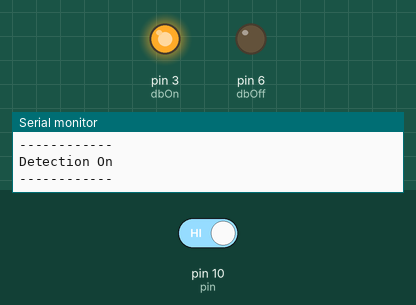
This sketch was run on a simulated Arduino Uno, built with avr-gcc and run on an emulated ATmega328P. On the bench: output pins drawn as LEDs (lit = HIGH), the last lines printed to the serial monitor. The inputs (shaded band) are chosen by the test bench; at power-on: pin 10 (pin) HIGH.

Above: at 1.2 s.
1.3 s: pin 10 (pin) driven LOW
At 2.5 s:
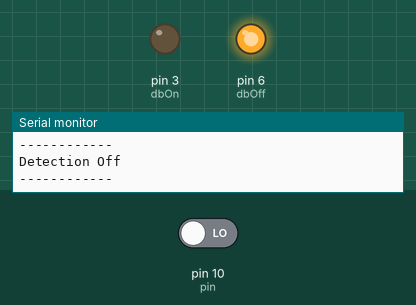
2.8 s: pin 10 (pin) driven HIGH
At 3.8 s:
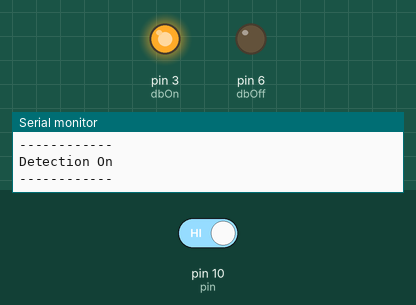
Timing chart, 0 to 5.8 s (numbered marks = the images above; inputs shaded):
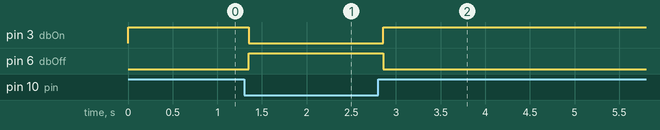

The sketch:

Alpha.ino
```cpp
int dbOff = 6;
int dbOn = 3;
int valDB = 0;
int pin = 10;


void setup() {
   Serial.begin(9600);
   pinMode(dbOn, OUTPUT);
   pinMode(dbOff, OUTPUT);
   pinMode(pin, INPUT);

}

void loop() {
  valDB = digitalRead(pin);

   if(valDB == LOW) {
      digitalWrite(dbOff, HIGH);
      digitalWrite(dbOn, LOW);
      Serial.println("Detection Off");
      Serial.println("------------");
   }

    if (valDB == HIGH) {
      digitalWrite(dbOff, LOW);
      digitalWrite(dbOn, HIGH);
      Serial.println("Detection On");
      Serial.println("------------");
   }

      delay(75);

}
```

Measured:
- after the input at 1.3 s, pin 3 (dbOn): HIGH → LOW after 0.05 s; pin 6 (dbOff): LOW → HIGH after 0.05 s
- after the input at 2.8 s, pin 3 (dbOn): LOW → HIGH after 0.06 s; pin 6 (dbOff): HIGH → LOW after 0.06 s
